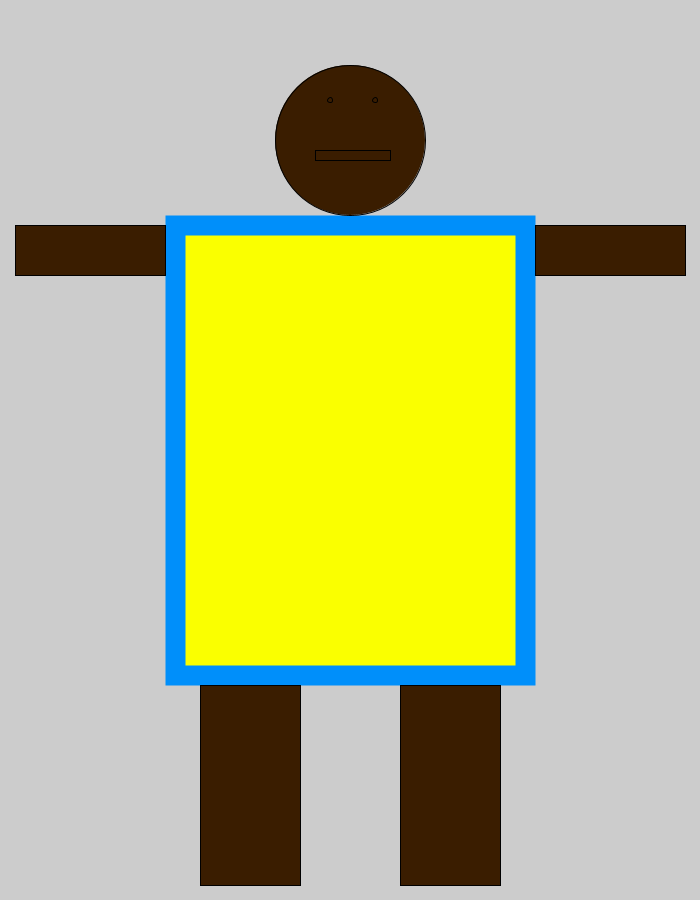
Frame 1 (no input)
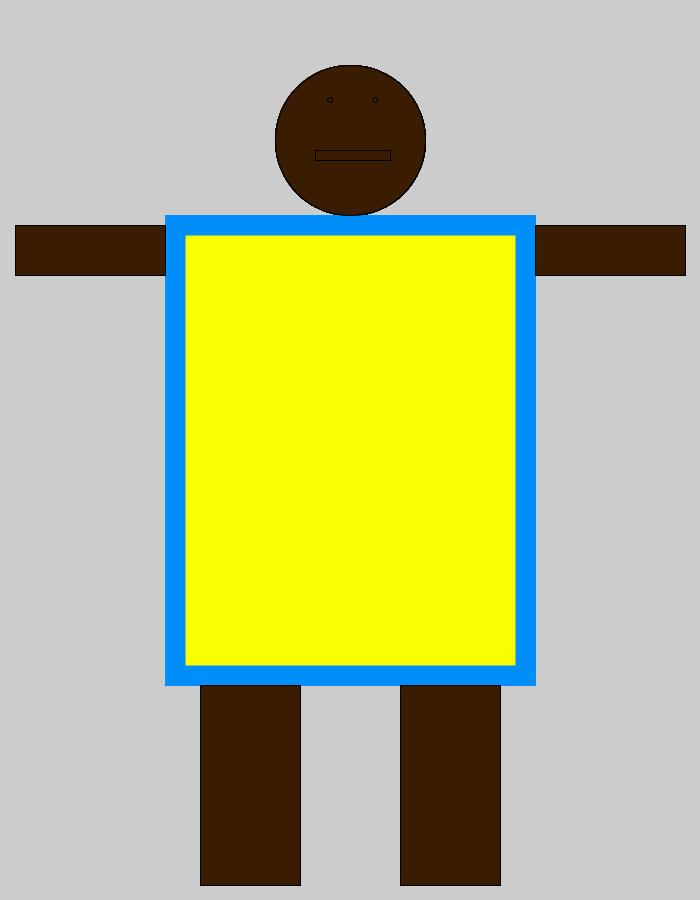
Frame 60 (the mouse pressed at the canvas centre just before this capture)
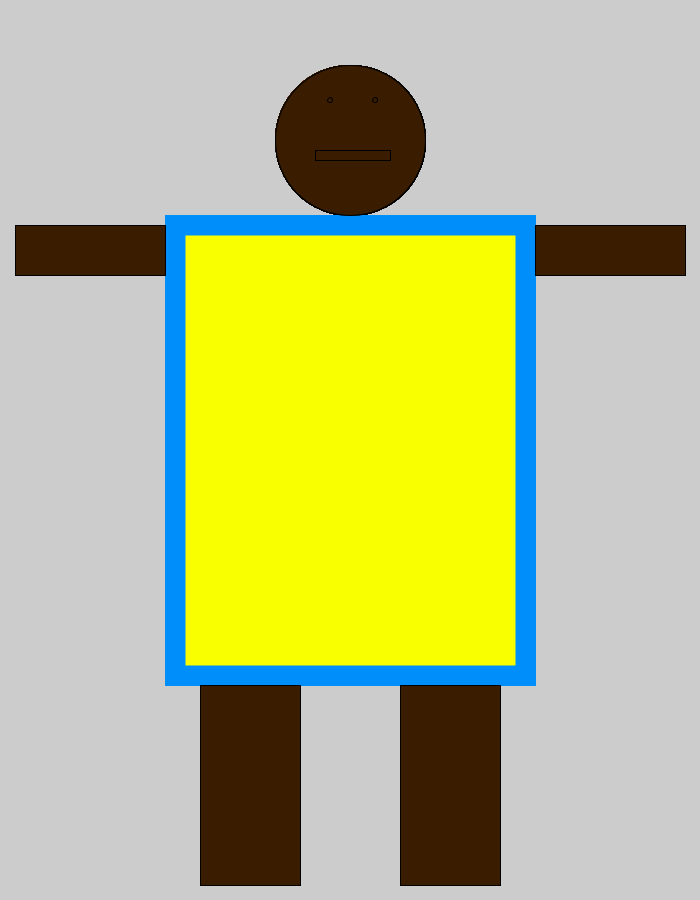
Frame 120 (the mouse held since frame 60 and released just before this capture)

The Processing sketch that drew these frames (run headless with seeded random() and noise(); from frame 60 on, the mouse is pressed at the canvas centre):

// Processing sketch: hello_World
// ── hello_World.pde
//Global Variables
int appWidth, appHeight;
float centerX, centerY, xStart, yStart, widthRect, heightRect;
color blackNightMode=#000000, blue=#008FFA, yellow=#FAFF00, white=#FFFFFF; //Hexidecimal
color blueNightMode=#008F00, yellowNightMode=#F6FF00; //Hexidecimal
float thin, normal, thick;
Boolean nightMode=false, randomBackground=false, grayScale=false, backgroundColour=false;
//
void setup() {
  //Declaring Display Geometry: landscape, square, portrait
  size(700, 900); //Able to deploy with fullScreen();
  //fullScreen();
  appWidth = width;
  appHeight = height;
  //Concatenation: , or + (i.e space)
  println("\t\t\tWidth="+width, "\tHeight="+height);
  println("Display Monitor:", "\twidth:"+displayWidth, "\theight:"+displayHeight);
  //
  String ls="Landscape or Square", p="portrait", DO="Display Orientation", instruct="Bru, turn your phun";
  //
  if ( appWidth < appHeight ) { //Declaring Landscape & square
    println(instruct);
  } else {
    println("Display: Good to Go");
    if ( appWidth > displayWidth ) { //Fitting CANVAS into Monitor Display
      appWidth=0;
      appHeight=0;
      println("STOP, is broken");
    } else {
      //Empty ELSE
    }
  }
  //Population
  centerX = appWidth * 1/2;
  centerY = height * 1/2;
  xStart = centerX - ( appWidth * 1/4 );
  yStart  = centerY - ( height * 1/4 );
  widthRect = appWidth * 1/2;
  heightRect = height * 1/2;
  thin = appWidth / appWidth; //1
  normal = appWidth * 1/70;
  thick = appWidth * 1/35;
} //End setup
//
void draw() {
  // New Background Function "covers" old gray scale background()
  // Night Mode means background cannot have blue // change randome for night mode, hard code "0"
  if ( grayScale == true ) background(100); //Gray Scale (0-255) & Blue Issue for night mode
  //
  //Casting Reminder
  if ( backgroundColour == true) background( color( random(0 , 255), random(0 , 255), random(0 , 255) ) ); // Colour without blue
  //
  strokeWeight( thick );
  if ( nightMode == true ) 
  {
    background( blackNightMode );
    stroke( blueNightMode );
    fill( yellowNightMode );
    
  } else 
  {
  stroke(blue);
  fill(yellow);
  }
  rect(xStart, yStart, widthRect, heightRect);
  fill( white ); //default reset
  stroke( blackNightMode ); //default reset
  strokeWeight(1); //default reset
  fill(58, 29, 0);
  ellipse(350, 140, 150, 150);
  rect(315, 150, 75, 10);
  ellipse(330, 100, 5, 5);
  ellipse(375, 100, 5, 5);
  rect(200, 685, 100, 200);
  rect(400, 685, 100, 200);
  rect(535, 225, 150, 50);
  rect(15, 225, 150, 50);
} //End draw
//
void keyPressed() {
  grayScale = false;
  backgroundColour = false;
  if ( key == 'G' || key =='g' ) grayScale = true;
  if ( key == 'B' || key =='b' ) backgroundColour = true;
} //End keyPressed
//
void mousePressed() {
  if ( mouseButton == LEFT ) nightMode = true;
  if ( mouseButton == RIGHT ) nightMode = false;
} //End mousePressed
//
// End Main Program
